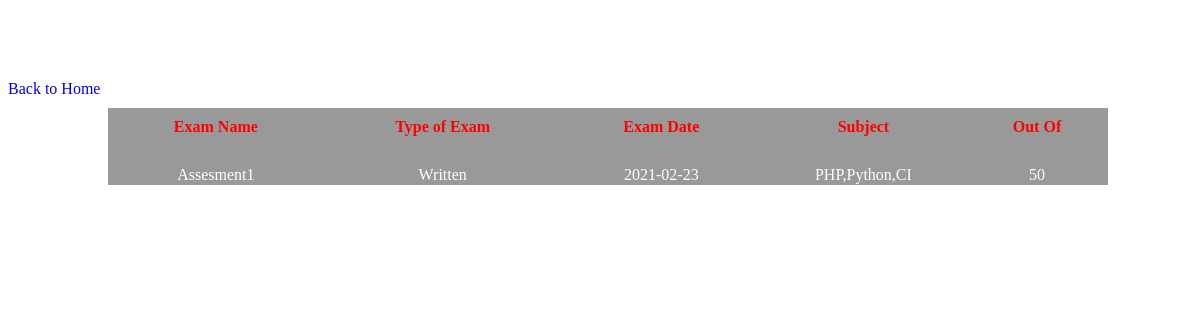
/academy_management_system-master/view_exam_notification.php (signed in), run on the app's committed database.
### tables this page shows
CREATE TABLE `exam_notifications` (
  `exam_id` int(5) NOT NULL,
  `course` varchar(20) NOT NULL,
  `batch` varchar(20) NOT NULL,
  `exam_name` varchar(50) NOT NULL,
  `exam_type` varchar(20) NOT NULL,
  `exam_date_time` date NOT NULL,
  `duration` time(6) NOT NULL,
  `subjects` varchar(100) NOT NULL,
  `total_mark` int(3) NOT NULL,
  `login_id` int(5) NOT NULL
);

### academy_management_system-master/view_exam_notification.php (the view, shortened to what this page needs)
<?php
	require('db_connectivity.php');
?>
<!DOCTYPE html>
<html>
	<head>
		<link rel="stylesheet" href="css/view_exam_noti.css">
	</head>
	<body class="table">
	 <div>
	    <h1>EXAM NOTIFICATIONS</h1>
		<div class="back">
			<a href="stud_home.php" style="text-decoration:none">Back to Home</a>
		</div>
		<table>
			<thead>
				<tr>
					<th>Exam Name</th>
					<th>Type of Exam</th>
					<th>Exam Date</th>
					<th>Subject</th>
					<th>Out Of</th>
				</tr>
			</thead>
			<tbody>
				<?php
				    $id=$_SESSION['id'];
				    $query="select * from student_details where login_id=$id";
					if(mysqli_query($mysql,$query))
					{
						$res=mysqli_query($mysql,$query);
						$ro=mysqli_fetch_assoc($res);
					}
					$course=$ro['course'];
					$batch=$ro['batch'];
					$sql="select * from exam_notifications where course='$course' and batch='$batch'";
					if(mysqli_query($mysql,$sql))
					{
						$result=mysqli_query($mysql,$sql);
						if(mysqli_num_rows($result)>0)
						{
							while($row=mysqli_fetch_assoc($result))
							{
								echo "<tr>
									<td>".$row['exam_name']."</td>
									<td>".$row['exam_type']."</td>
									<td>".$row['exam_date_time']."</td>
								    <td>".$row['subjects']."</td>
									 <td>".$row['total_mark']."</td>
									</tr>";
							}
						}
					}
				?>
			</tbody>
		</table>
	</div>
	</body>
</html>

### academy_management_system-master/css/view_exam_noti.css (style rules this page uses)
.table { background-image:url("../img/exam4.jpg"); background-size:cover; background-repeat:no-repeat; width:100%; }
h1 { text-align:center; color:white; }
table { border:0px solid; border-collapse:collapse; background-color:rgba(0,0,0,0.4); width:1000px; height:auto; margin-left:100px; padding:10px; margin-top:10px; }
th { margin-top:100px; border:0px solid; border-collapse:collapse; text-align:center; color:red; padding:10px; }
td { padding-top:20px; border:0px solid; margin-top:50px; border-collapse:collapse; text-align:center; color:white; }

### data on the page
exam_notifications: exam_name "Assesment1", exam_type "Written", exam_date_time "2021-02-23", subjects "PHP,Python,CI", total_mark "50"
